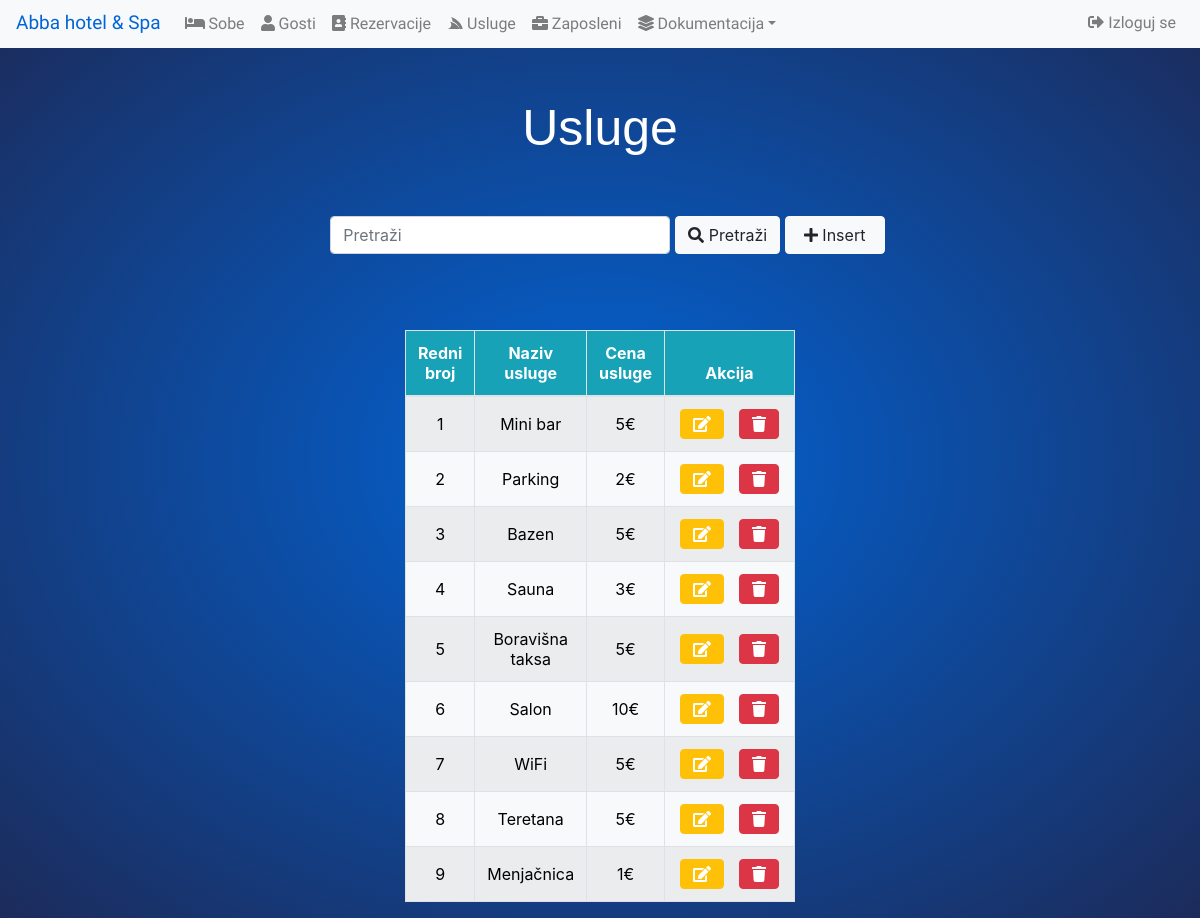
Page /usluge.php on the committed database.
### tables this page shows
CREATE TABLE `usluge` (
  `usluge_id` int(11) NOT NULL,
  `naziv_usluge` varchar(255) NOT NULL,
  `cena_usluge` int(255) NOT NULL
);

### usluge.php (the view, shortened to what this page needs)
<?php
include 'dbconnect.php';
$upit = "SELECT * FROM usluge";
$results = $conn->query($upit);
?>
<!DOCTYPE>
<head>
	<?php include 'navbar.php'; ?>
		<link rel="stylesheet" href="style.css">
		<link rel="stylesheet" href="bootstrap/css/bootstrap.min.css">
		<link href="https://cdnjs.cloudflare.com/ajax/libs/font-awesome/5.13.0/css/all.min.css" rel="stylesheet">
	</head>
<body>
<h2  class="display-3" style='display: none;'>Usluge</h2>
	<div class="display-search" style="display:none;">
		<div class="container row d-flex justify-content-center" style="margin-left: auto; margin-right: auto; margin-bottom: 5%;">
			<div class="col-md-4" style="margin-right: 5px;">
				<input type='text' name='usluge_search' class='form-control'  placeholder='Pretraži'>
			</div>
			<div class="form-group">
				<button class="btn btn-light" type='button' name='submit_search' id='search' style="min-width: 100px; margin-left: -15px;"><i class="fas fa-search"></i> Pretraži</button>
				<button class="btn btn-light" type='button' name='Insert' data-toggle="modal" data-target="#exampleModalCenter" style="min-width: 100px;"><i class="fas fa-plus"></i> Insert</button>
			</div>
		</div>
	</div>
	<div class="table-responsive">
		<table class="table table-striped table-bordered" id='tabela_usluge' style='display: none;'>
			<thead class="bg-info">
				<tr>
					<th>Redni broj</th>
					<th>Naziv usluge</th>
					<th>Cena usluge</th>
					<th style="width: 130px;">Akcija</th>
				</tr>
			</thead>
			<tbody id='tbody' class="bg-light">
<?php
$i = 1;
while($red = $results->fetch_array()) {
?>
				<tr class='table-bordered'>
					<td style='vertical-align: middle;'><?=$i++;?></td>
					<td style='vertical-align: middle;'><?=$red['naziv_usluge'];?></td>
					<td style='vertical-align: middle;'><?=$red['cena_usluge'] . "€"?></td>
					<td style='vertical-align: middle; min-width: 130px;'>
						<button class="btn btn-warning edit" type='button' name='Edit' style="color: #fff; margin-right: 10px;" data-id="<?=$red['usluge_id'];?>" data-i="<?=$red['naziv_usluge']?>" data-c="<?=$red['cena_usluge']?>" style='max-width:100px; margin-right: 10px;' data-toggle="modal" data-target="#edit_modal"><i class="fas fa-edit"></i></button>
						<button class="btn btn-danger Delete" name='Delete' data-id="<?=$red['usluge_id'];?>"value='Delete'><i class="fas fa-trash"></i></button>
					</td>
				</tr>
<?php
}
?>
			</tbody>
		</table>
	</div>
</body>
</html>

### style.css (style rules this page uses)
body { font-family: 'Antic', sans-serif; }
.display-3 { font-family: 'Prompt', sans-serif; padding: 50px 0; text-align: center; font-size: 50px !important; }
#tabela_usluge { width: 30%; margin-left:auto; margin-right:auto; font-size: 16px; text-align: center; vertical-align: middle; }

### usluge.php (style rules this page uses)
body { background: #0264d6; background: -moz-radial-gradient(center, ellipse cover, #0264d6 1%, #1c2b5a 100%); background: -webkit-gradient(radial, center center, 0px, center center, 100%, color-stop(1%,#0264d6), color-stop(100%,#1c2b5a)); background: -webkit-radial-gradient(center, ellipse cover, #0264d6 1%,#1c2b5a 100%); background: -o-radial-gradient(center, ellipse cover, #0264d6 1%,#1c2b5a 100%); background: -ms-radial-gradient(center, ellipse cover, #0264d6 1%,#1c2b5a 100%); background: radial-gradient(ellipse at center, #0264d6 1%,#1c2b5a 100%); filter: progid:DXImageTransform.Microsoft.gradient( startColorstr='#0264d6', endColorstr='#1c2b5a',GradientType=1 ); height:calc(100vh); width:100%; }
.display-3 { color: white; }
thead { color: #fff; }
tbody { color: #000; }

### rows in the picture
usluge: naziv_usluge "Mini bar", cena_usluge "5"
usluge: naziv_usluge "Parking", cena_usluge "2"
usluge: naziv_usluge "Bazen", cena_usluge "5"
usluge: naziv_usluge "Sauna", cena_usluge "3"
usluge: naziv_usluge "Boravišna taksa", cena_usluge "5"
usluge: naziv_usluge "Salon", cena_usluge "10"
usluge: naziv_usluge "WiFi", cena_usluge "5"
usluge: naziv_usluge "Teretana", cena_usluge "5"
usluge: naziv_usluge "Menjačnica", cena_usluge "1"
